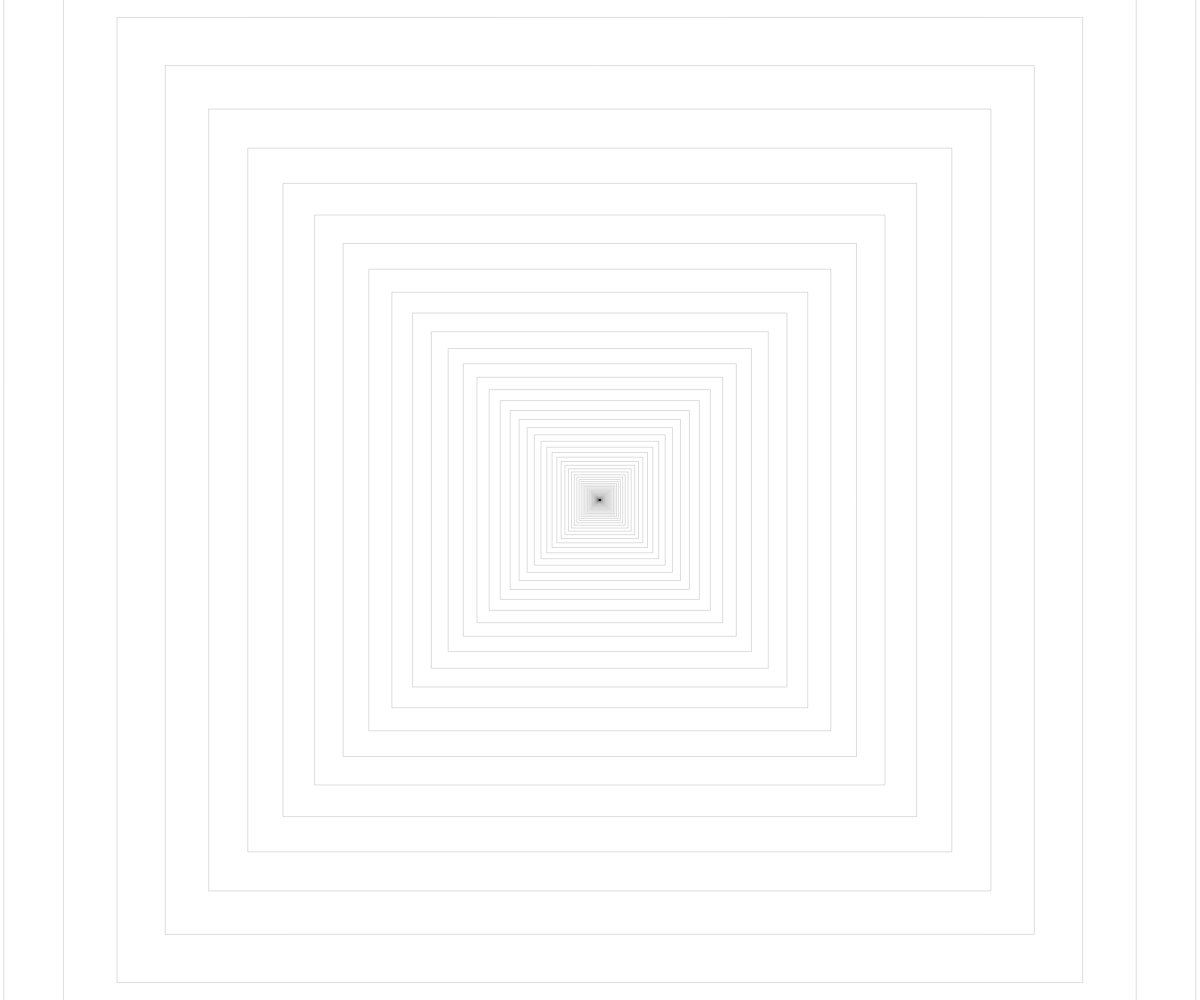
Frame 1 (no input)
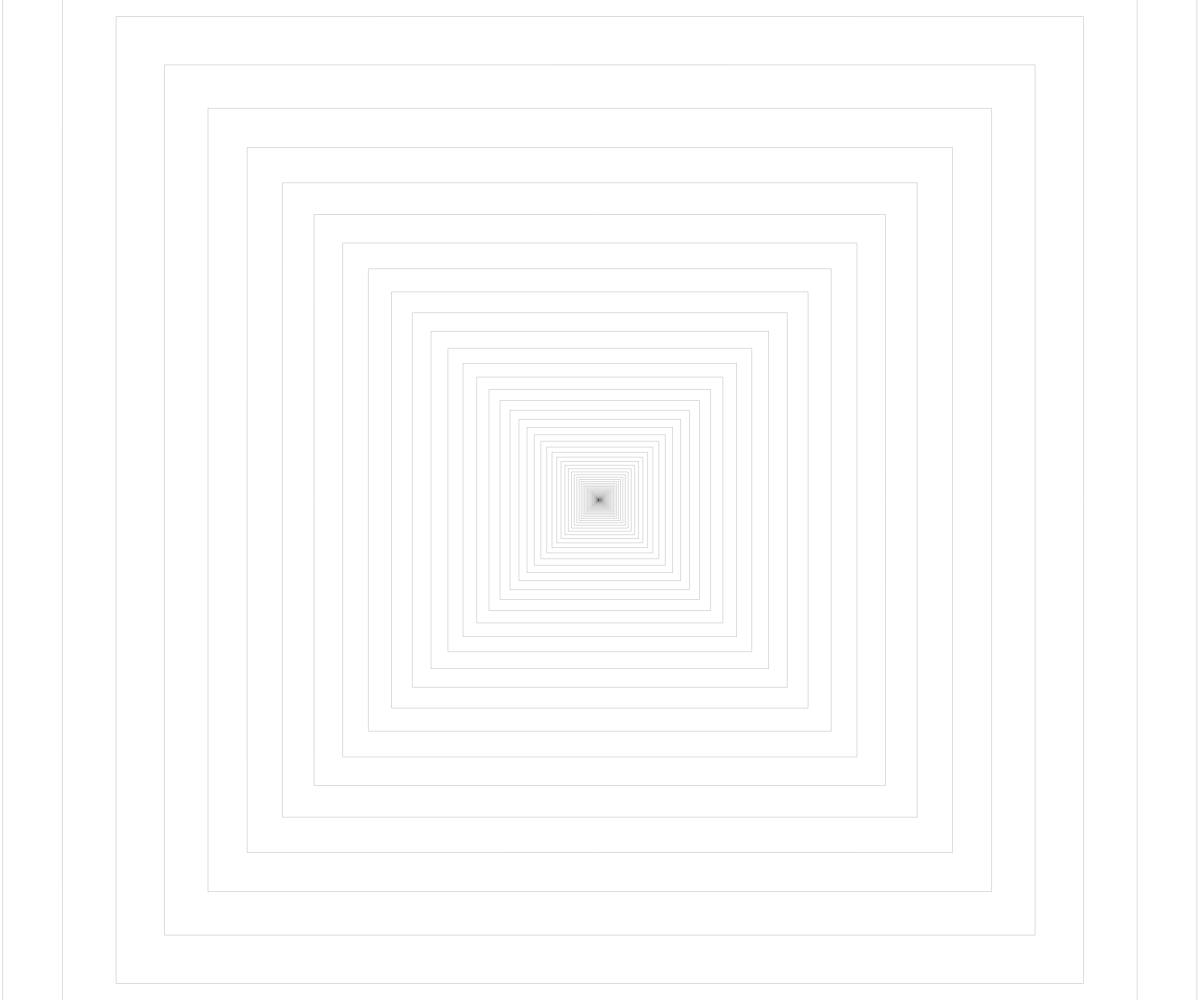
Frame 60 (no input)
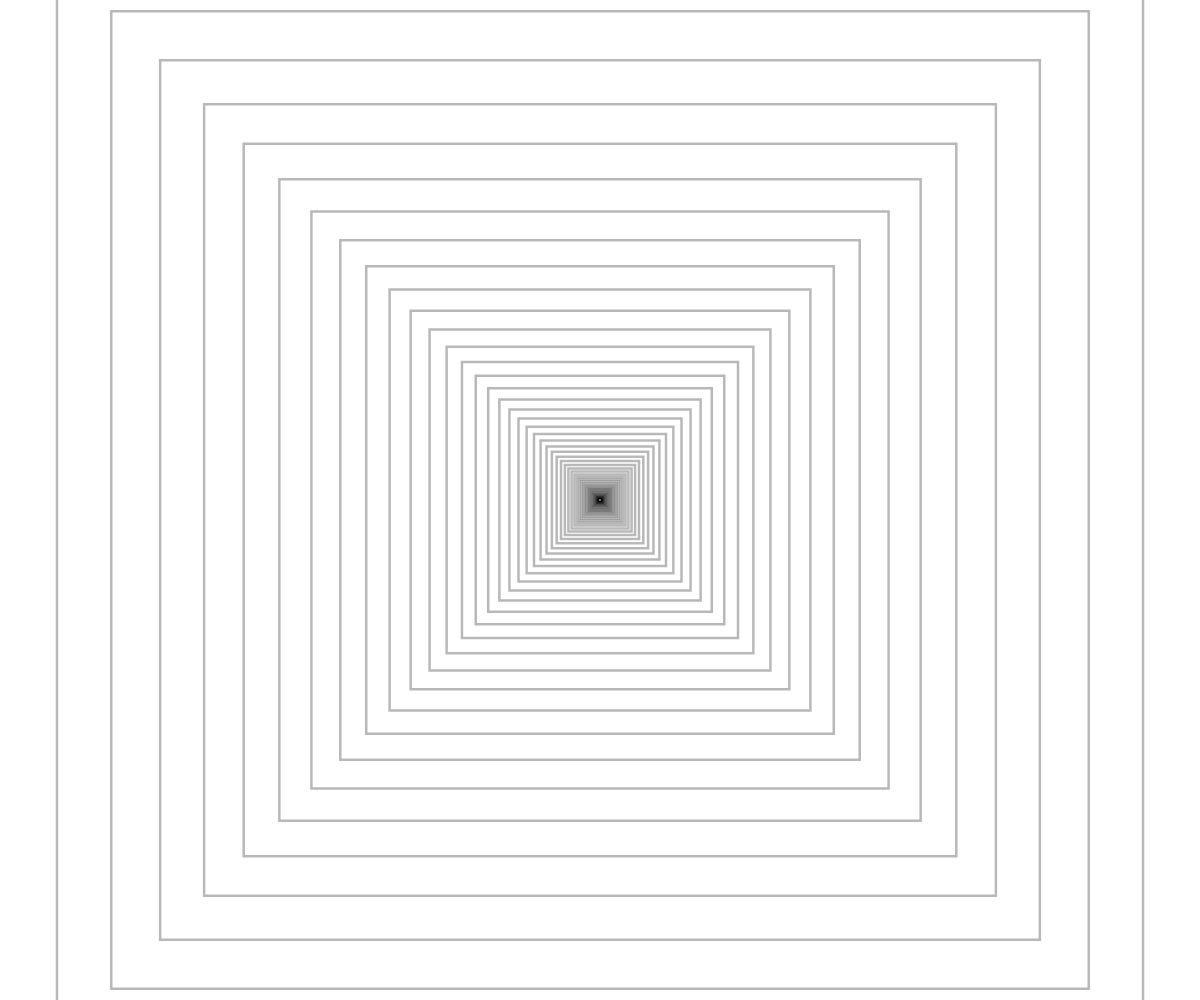
Frame 120 (the mouse pressed at the canvas centre since frame 60)

The p5.js sketch that drew these frames (run headless with seeded random() and noise() and a simulated clock; from frame 60 on, the mouse is pressed at the canvas centre):

// p5.js sketch
// ── sketch.js
let circles = [];
let numCircles;
let spacing = 10;
let rad;
let thickness = 0.5;


function setup() {
noCursor()
  createCanvas(windowWidth, windowHeight);
    colorMode(HSB, 360)
  rad = width * 1.5;
  numCircles = 1500

  for (let i = 0; i < numCircles; i++) {
    circles[i] = new Circle(rad);
    // console.log(rad);
    rad *= 0.9; //change value for the amount of spacing
    // spacing *= 0.9;
  }

//   noFill();
// noStroke();
}

function draw() {
  background(0);
  strokeWeight(thickness)
  for (var i = 0; i < circles.length; i++) {
//colour of circles
    // fill( 20, map( i, 0, circles.length, 28, 255),200)
// This is speed
    circles[i].r *= 1.009;
    circles[i].show(i);

//new circle appears when outer circle's radius is bigger than width * number
    if (circles[i].r > width * 2) {
      circles.splice(i, 1);
      circles.push(new Circle(1));
    }

  }

}

function mousePressed(){
  if (thickness < 150) {
    thickness += 2
  } else{
    thickness = 1
  }

  }

function keyPressed(){
  if (thickness < 150) {
    thickness = 0.5
  } else{
    thickness = 1
  }
}

function Circle(radius) {
  this.x = windowWidth / 2
  this.y = windowHeight / 2
  this.r = radius;
  this.show = function() {
    // console.log(a);
    rectMode(CENTER)
    rect(this.x, this.y, this.r, this.r)

    stroke(0.25,100);
    // ellipse(map(mouseX,0,width,width,10),mouseY, this.r, this.r)
    // ellipse(mouseX,map(mouseY,0,height,height,10), this.r, this.r)
    // ellipse(map(mouseX,0,width,width,10),map(mouseY,0,height,height,10), this.r, this.r)
    // ellipse(mouseX,mouseY, this.r, this.r)

  }
}
